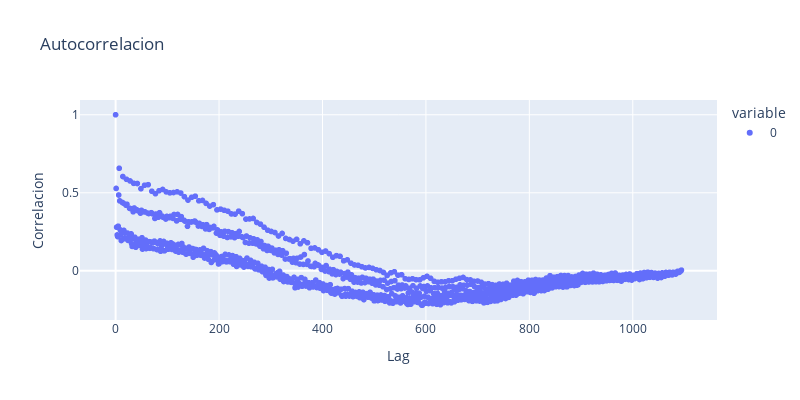

The notebook cell this image was saved under:
### Code cell
grafico_corr = px.scatter(autocorr, title= 'Autocorrelacion',  height=400, width=800)
grafico_corr.update_layout(xaxis={"title": "Lag"},yaxis={"title": "Correlacion"})
grafico_corr.show()

### Figure 1 — Plotly figure (JSON) as saved in the notebook; plotly's stock layout.template omitted (floating-point values rounded to 4 significant figures; data arrays with more than 128 entries replaced by an {"elided": "..."} marker saying what was removed)
{"data": [{"hovertemplate": "variable=0<br>index=%{x}<br>value=%{y}<extra></extra>", "legendgroup": "0", "marker": {"color": "#636efa", "symbol": "circle"}, "mode": "markers", "name": "0", "showlegend": true, "type": "scattergl", "x": {"elided": "1095 int values"}, "xaxis": "x", "y": {"elided": "1095 float values"}, "yaxis": "y"}], "layout": {"height": 400, "legend": {"title": {"text": "variable"}, "tracegroupgap": 0}, "title": {"text": "Autocorrelacion"}, "width": 800, "xaxis": {"anchor": "y", "domain": [0, 1], "title": {"text": "Lag"}}, "yaxis": {"anchor": "x", "domain": [0, 1], "title": {"text": "Correlacion"}}}}
